Frame 1 (no input): blank canvas, image omitted
Frame 60 (the mouse pressed at the canvas centre just before this capture): blank canvas, image omitted
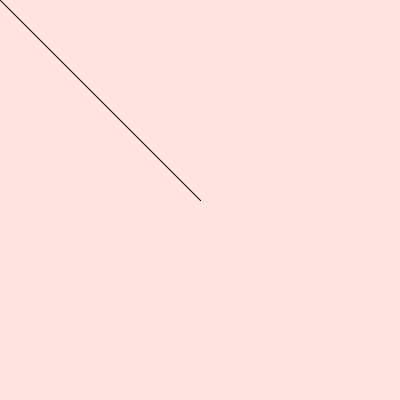
Frame 120 (the mouse held since frame 60 and released just before this capture)

The Processing sketch whose frames 1 and 60 were blank and that drew this single picture after the mouse press (run headless with seeded random() and noise(); from frame 60 on, the mouse is pressed at the canvas centre):

// Processing sketch: week17_2_painter
// ── week17_2_painter.pde
void setup(){
  size(400, 400);
  background(#FFE4E1);
}
void draw(){
  if(mousePressed){
    line(mouseX, mouseY, pmouseX, pmouseY);
  }  
}
void keyPressed(){
  if(key=='1') stroke(255, 0, 0);
  if(key=='2') stroke(0, 255, 0);
  if(key=='3') stroke(0, 0, 255);
}
